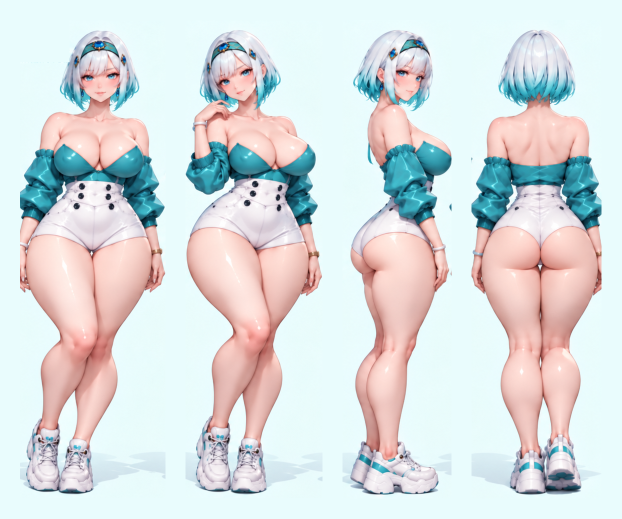
#> input picture openai-character-dataset/characters/ari-alt-cleavage/reference.png, 1243 x 1037 px (shown at 1/2 size)
$ python cut-figures.py ../characters/ari-alt-cleavage/reference.png ../characters/ari-alt-cleavage/reference.png
#> lines starting #> are read from the running program, lines starting #| are printed output that depends on the picture; after the words box and inside, x2 and y2 are one past the last pixel; in counts of white or black regions, pixels touching at a corner belong together
"""Usage: venv-classifier/Scripts/python.exe openai-character-dataset/scripts/cut-figures.py <sheet.png> <character folder>

Cut the four turnaround figures out of a studio sheet with the person-segmentation masks
(people.py). Each figure keeps its own (slightly grown) mask minus its neighbours' masks, so a
neighbour's arm is gone; small blue marks that sit on the background (letters of the title and
captions) are painted out, while a blue iris, surrounded by skin, stays. Background fill only."""
import json, subprocess, sys
from pathlib import Path
import cv2
import numpy as np

REPO = Path("D:/Development/luma-vault")
sheet, out_dir = Path(sys.argv[1]), Path(sys.argv[2])
im = cv2.imread(str(sheet))
#> im is the input picture: shape (1037, 1243, 3); mean B, G, R 221.7, 220.7, 216.1
h, w = im.shape[:2]
#> h = 1037; w = 1243
area = im.copy(); area[:, int(w * 0.812):] = 0
#> after `area[:, int(w * 0.812):] = 0`:
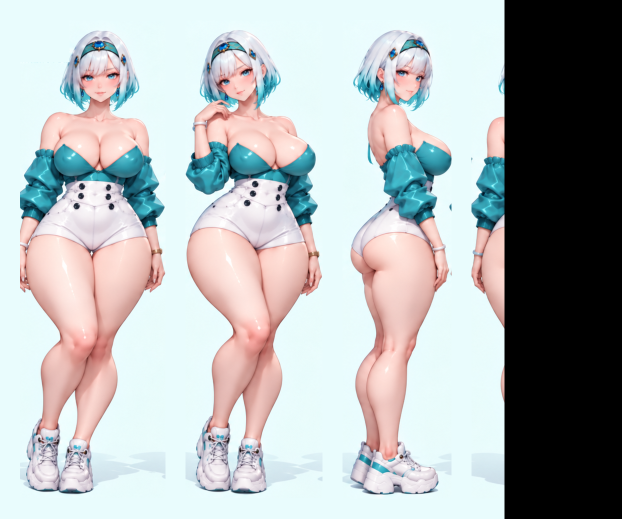
#> area: shape (1037, 1243, 3) (shown at 1/2 size); 18.83% of pixels changed, all inside (x1, y1, x2, y2) = (1009, 0, 1243, 1037)
tmp = out_dir / "_seg"; tmp.mkdir(parents=True, exist_ok=True)
cv2.imwrite(str(tmp / "area.png"), area)
def seg(grow):
    d = tmp / f"g{grow}"; d.mkdir(exist_ok=True)
#> (the run stopped early here; a loop or call above may not have finished)
